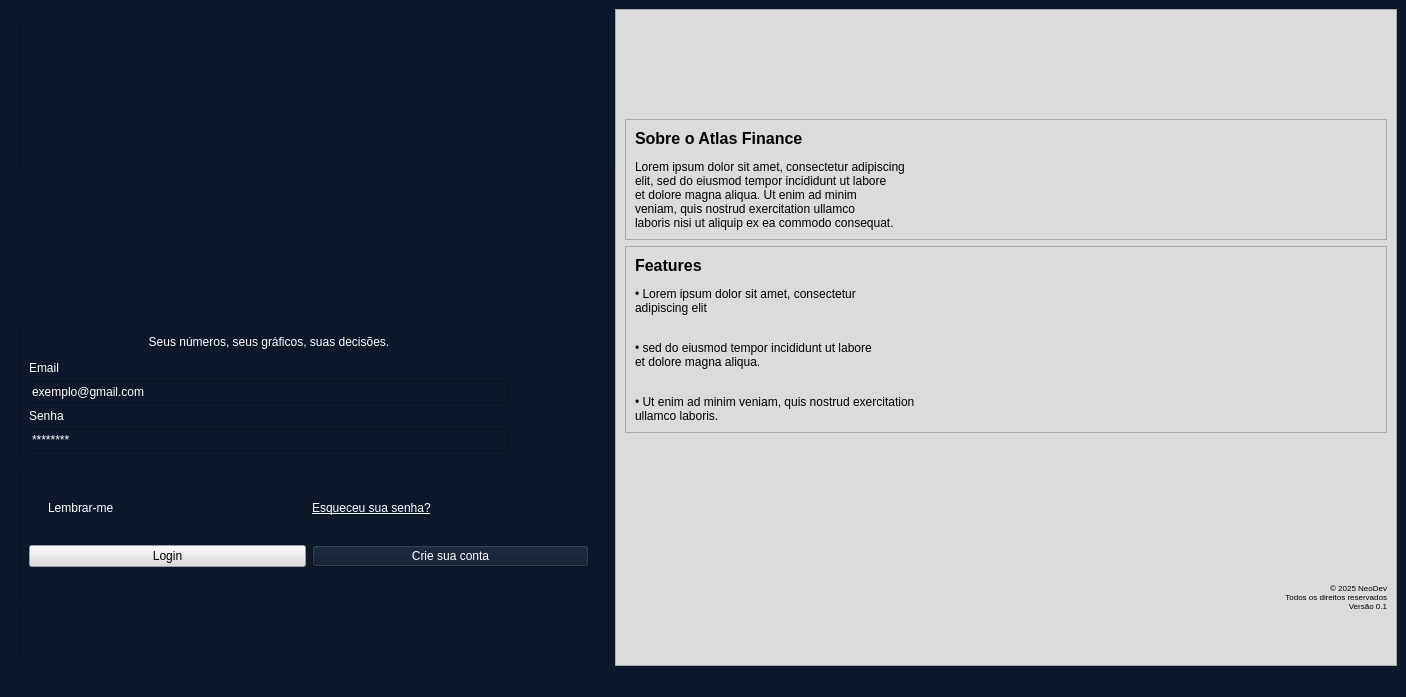
<?xml version="1.0" encoding="UTF-8"?>
<ui version="4.0">
 <class>MainWindow</class>
 <widget class="QMainWindow" name="MainWindow">
  <property name="geometry">
   <rect>
    <x>0</x>
    <y>0</y>
    <width>1406</width>
    <height>697</height>
   </rect>
  </property>
  <property name="windowTitle">
   <string>MainWindow</string>
  </property>
  <property name="styleSheet">
   <string notr="true">background-color: rgb(13, 25, 43);</string>
  </property>
  <widget class="QWidget" name="centralwidget">
   <layout class="QHBoxLayout" name="horizontalLayout">
    <item>
     <widget class="QFrame" name="frame">
      <property name="minimumSize">
       <size>
        <width>600</width>
        <height>0</height>
       </size>
      </property>
      <property name="maximumSize">
       <size>
        <width>600</width>
        <height>16777215</height>
       </size>
      </property>
      <property name="styleSheet">
       <string notr="true">color: rgb(255, 255, 255);</string>
      </property>
      <property name="frameShape">
       <enum>QFrame::StyledPanel</enum>
      </property>
      <property name="frameShadow">
       <enum>QFrame::Raised</enum>
      </property>
      <layout class="QVBoxLayout" name="verticalLayout">
       <item>
        <widget class="QFrame" name="frame_4">
         <property name="minimumSize">
          <size>
           <width>600</width>
           <height>150</height>
          </size>
         </property>
         <property name="maximumSize">
          <size>
           <width>600</width>
           <height>150</height>
          </size>
         </property>
         <property name="frameShape">
          <enum>QFrame::StyledPanel</enum>
         </property>
         <property name="frameShadow">
          <enum>QFrame::Raised</enum>
         </property>
         <layout class="QVBoxLayout" name="verticalLayout_7">
          <item>
           <widget class="QLabel" name="label_2">
            <property name="minimumSize">
             <size>
              <width>550</width>
              <height>150</height>
             </size>
            </property>
            <property name="maximumSize">
             <size>
              <width>550</width>
              <height>150</height>
             </size>
            </property>
            <property name="text">
             <string>&lt;html&gt;&lt;head/&gt;&lt;body&gt;&lt;p&gt;&lt;img src=&quot;:/icons/Logo_Atlasmini.png&quot;/&gt;&lt;/p&gt;&lt;/body&gt;&lt;/html&gt;</string>
            </property>
            <property name="textFormat">
             <enum>Qt::RichText</enum>
            </property>
            <property name="alignment">
             <set>Qt::AlignLeading|Qt::AlignLeft|Qt::AlignTop</set>
            </property>
           </widget>
          </item>
          <item>
           <spacer name="verticalSpacer">
            <property name="orientation">
             <enum>Qt::Vertical</enum>
            </property>
            <property name="sizeHint" stdset="0">
             <size>
              <width>20</width>
              <height>40</height>
             </size>
            </property>
           </spacer>
          </item>
         </layout>
        </widget>
       </item>
       <item>
        <spacer name="verticalSpacer_4">
         <property name="orientation">
          <enum>Qt::Vertical</enum>
         </property>
         <property name="sizeType">
          <enum>QSizePolicy::Minimum</enum>
         </property>
         <property name="sizeHint" stdset="0">
          <size>
           <width>20</width>
           <height>150</height>
          </size>
         </property>
        </spacer>
       </item>
       <item>
        <widget class="QFrame" name="frame_5">
         <property name="maximumSize">
          <size>
           <width>500</width>
           <height>300</height>
          </size>
         </property>
         <property name="sizeIncrement">
          <size>
           <width>0</width>
           <height>0</height>
          </size>
         </property>
         <property name="baseSize">
          <size>
           <width>0</width>
           <height>0</height>
          </size>
         </property>
         <property name="frameShape">
          <enum>QFrame::StyledPanel</enum>
         </property>
         <property name="frameShadow">
          <enum>QFrame::Raised</enum>
         </property>
         <layout class="QVBoxLayout" name="verticalLayout_2">
          <item>
           <widget class="QLabel" name="label_4">
            <property name="text">
             <string>&lt;html&gt;&lt;head/&gt;&lt;body&gt;&lt;p align=&quot;center&quot;&gt;Seus números, seus gráficos, suas decisões.&lt;/p&gt;&lt;p&gt;Email&lt;/p&gt;&lt;/body&gt;&lt;/html&gt;</string>
            </property>
           </widget>
          </item>
          <item>
           <widget class="QLineEdit" name="lineEdit">
            <property name="text">
             <string>exemplo@gmail.com</string>
            </property>
           </widget>
          </item>
          <item>
           <widget class="QLabel" name="label_5">
            <property name="text">
             <string>Senha</string>
            </property>
           </widget>
          </item>
          <item>
           <widget class="QLineEdit" name="lineEdit_2">
            <property name="text">
             <string>********</string>
            </property>
           </widget>
          </item>
         </layout>
        </widget>
       </item>
       <item>
        <widget class="QFrame" name="frame_6">
         <property name="maximumSize">
          <size>
           <width>16777215</width>
           <height>150</height>
          </size>
         </property>
         <property name="frameShape">
          <enum>QFrame::StyledPanel</enum>
         </property>
         <property name="frameShadow">
          <enum>QFrame::Raised</enum>
         </property>
         <layout class="QGridLayout" name="gridLayout">
          <item row="0" column="0">
           <widget class="QCheckBox" name="checkBox">
            <property name="text">
             <string>Lembrar-me</string>
            </property>
           </widget>
          </item>
          <item row="0" column="1">
           <widget class="QLabel" name="label_6">
            <property name="font">
             <font>
              <underline>true</underline>
             </font>
            </property>
            <property name="cursor">
             <cursorShape>PointingHandCursor</cursorShape>
            </property>
            <property name="text">
             <string>Esqueceu sua senha?</string>
            </property>
           </widget>
          </item>
          <item row="1" column="0">
           <widget class="QPushButton" name="pushButton_2">
            <property name="cursor">
             <cursorShape>PointingHandCursor</cursorShape>
            </property>
            <property name="styleSheet">
             <string notr="true">color: rgb(0, 0, 0);
background-color: rgb(219, 219, 219);</string>
            </property>
            <property name="text">
             <string>Login</string>
            </property>
           </widget>
          </item>
          <item row="1" column="1">
           <widget class="QPushButton" name="pushButton">
            <property name="cursor">
             <cursorShape>PointingHandCursor</cursorShape>
            </property>
            <property name="text">
             <string>Crie sua conta</string>
            </property>
           </widget>
          </item>
         </layout>
        </widget>
       </item>
       <item>
        <widget class="QFrame" name="frame_7">
         <property name="maximumSize">
          <size>
           <width>16777215</width>
           <height>50</height>
          </size>
         </property>
         <property name="frameShape">
          <enum>QFrame::StyledPanel</enum>
         </property>
         <property name="frameShadow">
          <enum>QFrame::Raised</enum>
         </property>
        </widget>
       </item>
      </layout>
     </widget>
    </item>
    <item>
     <widget class="QFrame" name="frame_2">
      <property name="styleSheet">
       <string notr="true">background-color: rgb(219, 219, 219);</string>
      </property>
      <property name="frameShape">
       <enum>QFrame::StyledPanel</enum>
      </property>
      <property name="frameShadow">
       <enum>QFrame::Raised</enum>
      </property>
      <layout class="QVBoxLayout" name="verticalLayout_3">
       <item>
        <spacer name="verticalSpacer_3">
         <property name="orientation">
          <enum>Qt::Vertical</enum>
         </property>
         <property name="sizeType">
          <enum>QSizePolicy::Minimum</enum>
         </property>
         <property name="sizeHint" stdset="0">
          <size>
           <width>0</width>
           <height>100</height>
          </size>
         </property>
        </spacer>
       </item>
       <item>
        <widget class="QFrame" name="frame_8">
         <property name="maximumSize">
          <size>
           <width>16777215</width>
           <height>250</height>
          </size>
         </property>
         <property name="font">
          <font>
           <pointsize>10</pointsize>
          </font>
         </property>
         <property name="frameShape">
          <enum>QFrame::StyledPanel</enum>
         </property>
         <property name="frameShadow">
          <enum>QFrame::Raised</enum>
         </property>
         <layout class="QVBoxLayout" name="verticalLayout_5">
          <item>
           <widget class="QLabel" name="label_7">
            <property name="styleSheet">
             <string notr="true">background-color: rgb(219, 219, 219);</string>
            </property>
            <property name="text">
             <string>&lt;html&gt;&lt;head/&gt;&lt;body&gt;&lt;p&gt;&lt;span style=&quot; font-size:12pt; font-weight:600;&quot;&gt;Sobre o Atlas Finance&lt;/span&gt;&lt;/p&gt;&lt;p&gt;&lt;span style=&quot; font-size:9pt;&quot;&gt;Lorem ipsum dolor sit amet, consectetur adipiscing &lt;br/&gt;elit, sed do eiusmod tempor incididunt ut labore&lt;br/&gt;et dolore magna aliqua. Ut enim ad minim &lt;br/&gt;veniam, quis nostrud exercitation ullamco &lt;br/&gt;laboris nisi ut aliquip ex ea commodo consequat.&lt;/span&gt;&lt;/p&gt;&lt;/body&gt;&lt;/html&gt;</string>
            </property>
           </widget>
          </item>
         </layout>
        </widget>
       </item>
       <item>
        <widget class="QFrame" name="frame_9">
         <property name="maximumSize">
          <size>
           <width>16777215</width>
           <height>250</height>
          </size>
         </property>
         <property name="styleSheet">
          <string notr="true">background-color: rgb(219, 219, 219);</string>
         </property>
         <property name="frameShape">
          <enum>QFrame::StyledPanel</enum>
         </property>
         <property name="frameShadow">
          <enum>QFrame::Raised</enum>
         </property>
         <layout class="QVBoxLayout" name="verticalLayout_4">
          <item>
           <widget class="QLabel" name="label_8">
            <property name="maximumSize">
             <size>
              <width>16777215</width>
              <height>250</height>
             </size>
            </property>
            <property name="text">
             <string>&lt;html&gt;&lt;head/&gt;&lt;body&gt;&lt;p&gt;&lt;span style=&quot; font-size:12pt; font-weight:600;&quot;&gt;Features&lt;/span&gt;&lt;/p&gt;&lt;p align=&quot;justify&quot;&gt;• Lorem ipsum dolor sit amet, consectetur &lt;br/&gt;adipiscing elit&lt;/p&gt;&lt;p align=&quot;justify&quot;&gt;&lt;br/&gt;• sed do eiusmod tempor incididunt ut labore &lt;br/&gt;et dolore magna aliqua.&lt;/p&gt;&lt;p align=&quot;justify&quot;&gt;&lt;br/&gt;• Ut enim ad minim veniam, quis nostrud exercitation &lt;br/&gt;ullamco laboris.&lt;/p&gt;&lt;/body&gt;&lt;/html&gt;</string>
            </property>
           </widget>
          </item>
         </layout>
        </widget>
       </item>
       <item>
        <spacer name="verticalSpacer_2">
         <property name="orientation">
          <enum>Qt::Vertical</enum>
         </property>
         <property name="sizeType">
          <enum>QSizePolicy::Minimum</enum>
         </property>
         <property name="sizeHint" stdset="0">
          <size>
           <width>20</width>
           <height>100</height>
          </size>
         </property>
        </spacer>
       </item>
       <item>
        <widget class="QLabel" name="label">
         <property name="text">
          <string>&lt;html&gt;&lt;head/&gt;&lt;body&gt;&lt;p align=&quot;right&quot;&gt;&lt;span style=&quot; font-size:6pt;&quot;&gt;© 2025 NeoDev&lt;br/&gt;Todos os direitos reservados&lt;br/&gt;Versão 0.1&lt;/span&gt;&lt;/p&gt;&lt;/body&gt;&lt;/html&gt;</string>
         </property>
        </widget>
       </item>
      </layout>
     </widget>
    </item>
   </layout>
  </widget>
  <widget class="QStatusBar" name="statusbar"/>
 </widget>
 <resources>
  <include location="../assets/png/icons_.qrc"/>
 </resources>
 <connections/>
</ui>
